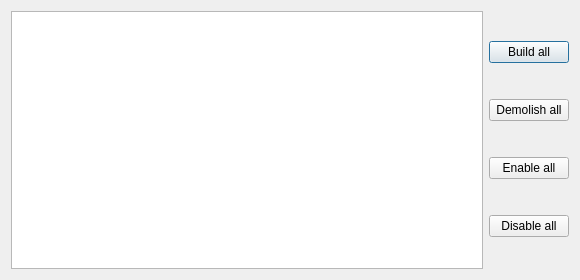
<?xml version="1.0" encoding="UTF-8"?>
<ui version="4.0">
 <class>TownBuildingsWidget</class>
 <widget class="QDialog" name="TownBuildingsWidget">
  <property name="windowModality">
   <enum>Qt::NonModal</enum>
  </property>
  <property name="geometry">
   <rect>
    <x>0</x>
    <y>0</y>
    <width>580</width>
    <height>280</height>
   </rect>
  </property>
  <property name="sizePolicy">
   <sizepolicy hsizetype="MinimumExpanding" vsizetype="MinimumExpanding">
    <horstretch>0</horstretch>
    <verstretch>0</verstretch>
   </sizepolicy>
  </property>
  <property name="minimumSize">
   <size>
    <width>580</width>
    <height>280</height>
   </size>
  </property>
  <property name="windowTitle">
   <string>Buildings</string>
  </property>
  <property name="modal">
   <bool>true</bool>
  </property>
  <layout class="QHBoxLayout" name="horizontalLayout">
   <item>
    <widget class="QTreeView" name="treeView">
     <property name="editTriggers">
      <set>QAbstractItemView::NoEditTriggers</set>
     </property>
     <property name="alternatingRowColors">
      <bool>true</bool>
     </property>
     <attribute name="headerCascadingSectionResizes">
      <bool>true</bool>
     </attribute>
    </widget>
   </item>
   <item>
    <layout class="QVBoxLayout" name="verticalLayout">
     <item>
      <widget class="QPushButton" name="buildAll">
       <property name="text">
        <string>Build all</string>
       </property>
      </widget>
     </item>
     <item>
      <widget class="QPushButton" name="demolishAll">
       <property name="text">
        <string>Demolish all</string>
       </property>
      </widget>
     </item>
     <item>
      <widget class="QPushButton" name="enableAll">
       <property name="text">
        <string>Enable all</string>
       </property>
      </widget>
     </item>
     <item>
      <widget class="QPushButton" name="disableAll">
       <property name="text">
        <string>Disable all</string>
       </property>
      </widget>
     </item>
    </layout>
   </item>
  </layout>
 </widget>
 <resources/>
 <connections/>
</ui>
